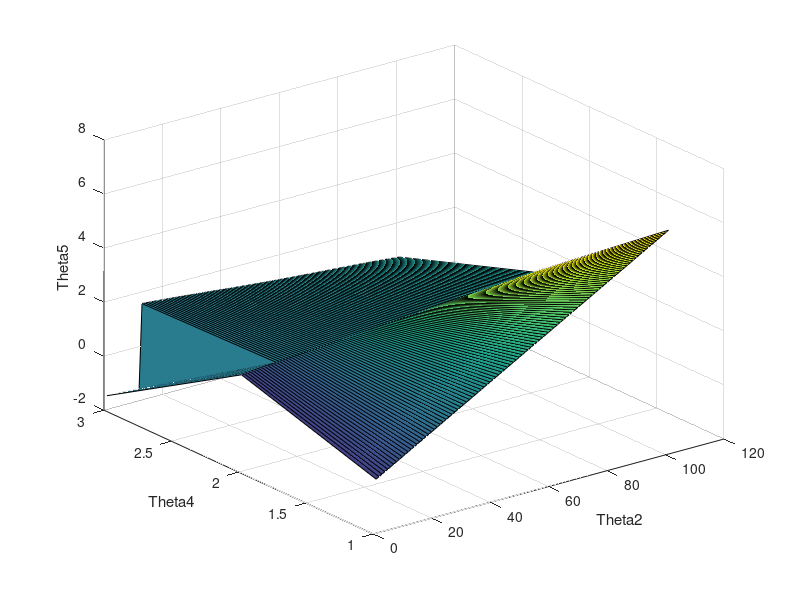
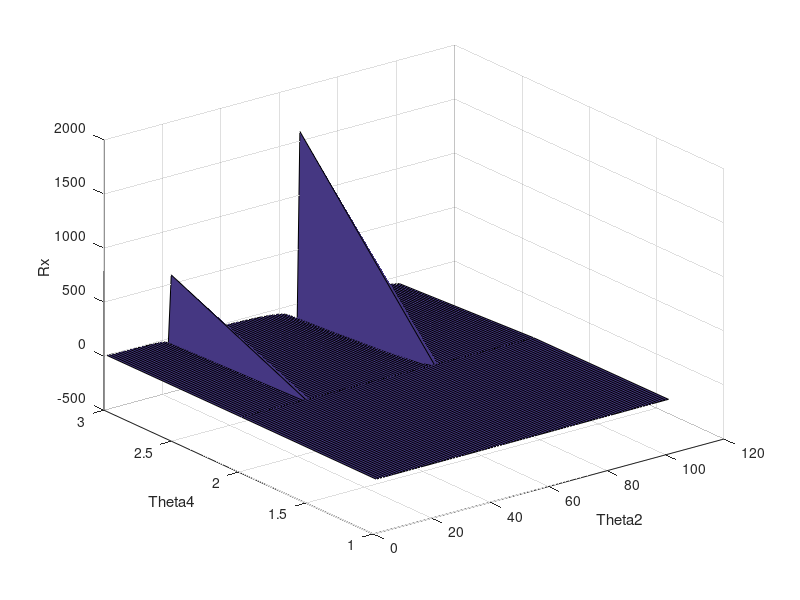

These charts were generated, in order, by the following MATLAB code:
ry = 102 - 45;
rbo = 45;
r4 = 100;
r2 = 7;

theta2 = 0:(2*pi)/100:2*pi;

A1 = r2*cos(theta2);
A2 = r2*sin(theta2);

theta4 = pi/2:(280/360*pi - pi/2)/100:280*pi/360;

top = tan(theta4).*(ry - rbo - r4.*sin(theta4));
bottom = A1.*tan(theta4) + ry - A2;

theta5 = atan(top./bottom);

figure;
surf([theta2;theta4;theta5]);
xlabel('Theta2');
ylabel('Theta4');
zlabel('Theta5');

rx = ry./(tan(theta2) + tan(theta4));
figure;
surf([theta2;theta4;rx]);
xlabel('Theta2');
ylabel('Theta4');
zlabel('Rx');